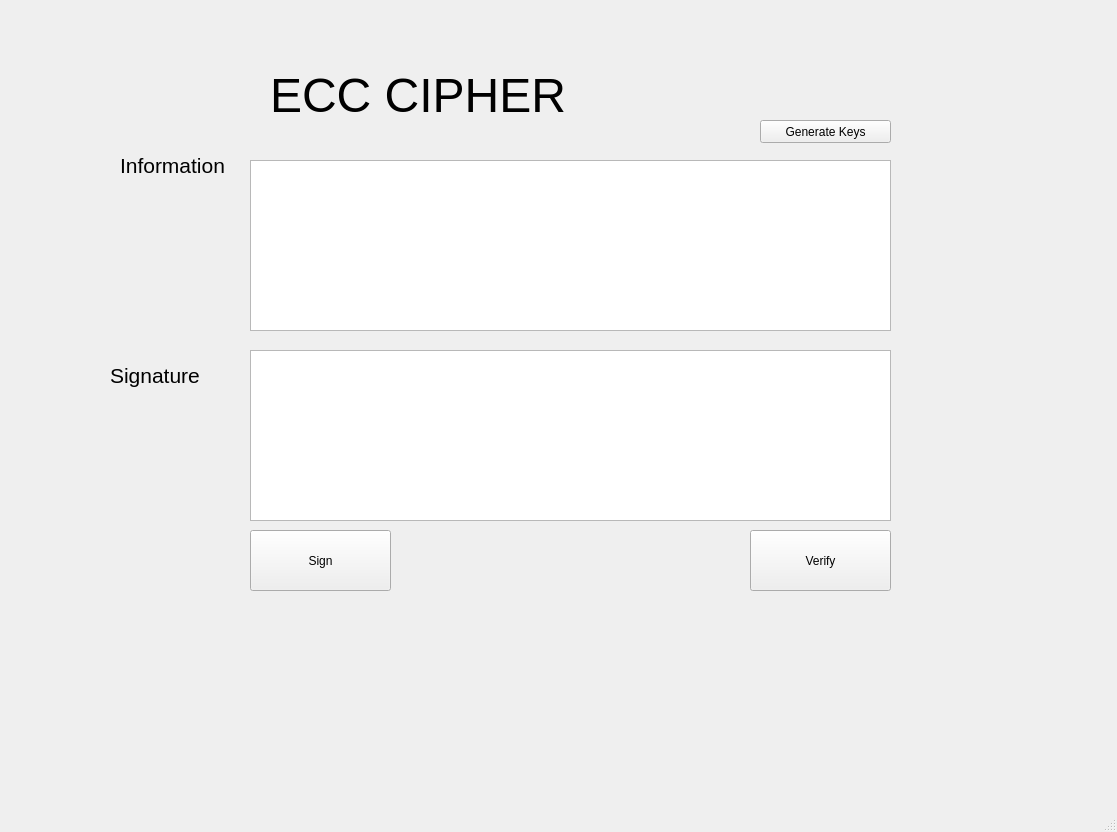
<?xml version="1.0" encoding="UTF-8"?>
<ui version="4.0">
 <class>MainWindow</class>
 <widget class="QMainWindow" name="MainWindow">
  <property name="geometry">
   <rect>
    <x>0</x>
    <y>0</y>
    <width>1117</width>
    <height>832</height>
   </rect>
  </property>
  <property name="windowTitle">
   <string>MainWindow</string>
  </property>
  <widget class="QWidget" name="centralwidget">
   <widget class="QPushButton" name="btn_sign">
    <property name="geometry">
     <rect>
      <x>250</x>
      <y>530</y>
      <width>141</width>
      <height>61</height>
     </rect>
    </property>
    <property name="text">
     <string>Sign</string>
    </property>
   </widget>
   <widget class="QPushButton" name="btn_verify">
    <property name="geometry">
     <rect>
      <x>750</x>
      <y>530</y>
      <width>141</width>
      <height>61</height>
     </rect>
    </property>
    <property name="text">
     <string>Verify</string>
    </property>
   </widget>
   <widget class="QPushButton" name="btn_gen_keys">
    <property name="geometry">
     <rect>
      <x>760</x>
      <y>120</y>
      <width>131</width>
      <height>23</height>
     </rect>
    </property>
    <property name="text">
     <string>Generate Keys</string>
    </property>
   </widget>
   <widget class="QLabel" name="label">
    <property name="geometry">
     <rect>
      <x>270</x>
      <y>70</y>
      <width>301</width>
      <height>51</height>
     </rect>
    </property>
    <property name="font">
     <font>
      <pointsize>36</pointsize>
     </font>
    </property>
    <property name="text">
     <string>ECC CIPHER</string>
    </property>
   </widget>
   <widget class="QLabel" name="label_2">
    <property name="geometry">
     <rect>
      <x>120</x>
      <y>150</y>
      <width>121</width>
      <height>31</height>
     </rect>
    </property>
    <property name="font">
     <font>
      <pointsize>16</pointsize>
     </font>
    </property>
    <property name="text">
     <string>Information</string>
    </property>
   </widget>
   <widget class="QLabel" name="label_3">
    <property name="geometry">
     <rect>
      <x>110</x>
      <y>360</y>
      <width>121</width>
      <height>31</height>
     </rect>
    </property>
    <property name="font">
     <font>
      <pointsize>16</pointsize>
     </font>
    </property>
    <property name="text">
     <string>Signature</string>
    </property>
   </widget>
   <widget class="QTextEdit" name="txt_info">
    <property name="geometry">
     <rect>
      <x>250</x>
      <y>160</y>
      <width>641</width>
      <height>171</height>
     </rect>
    </property>
   </widget>
   <widget class="QTextEdit" name="txt_sign">
    <property name="geometry">
     <rect>
      <x>250</x>
      <y>350</y>
      <width>641</width>
      <height>171</height>
     </rect>
    </property>
   </widget>
  </widget>
  <widget class="QMenuBar" name="menubar">
   <property name="geometry">
    <rect>
     <x>0</x>
     <y>0</y>
     <width>1117</width>
     <height>21</height>
    </rect>
   </property>
  </widget>
  <widget class="QStatusBar" name="statusbar"/>
 </widget>
 <resources/>
 <connections/>
</ui>
